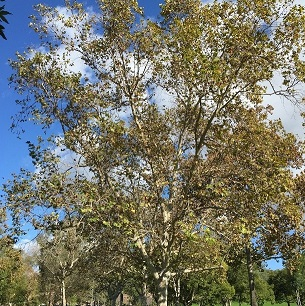
#> input picture ITEM 40-49/ITEM48 OpenCV_ImageQuality/image/cut-original-rotated-image.jpg, 305 x 306 px
$ python OpenCV_ImageQuality.py
#> lines starting #> are read from the running program, lines starting #| are printed output that depends on the picture
# -*- coding: utf-8 -*-
"""
Created on Fri Oct  9 05:27:28 2020

@author: luohenyueji
"""

import cv2
import numpy as np
import time

# ----- 时间装饰器，打印运行结果和运行时间
def usetime(func):
    def inner(*args, **kwargs):
        time_start = time.time()
        # 装饰的函数在此运行
        result = func(*args, **kwargs)
        time_run = time.time() - time_start
        # 打印结果
        print(func.__name__ + '_result is: {:.3f}'.format(result))
        # 打印运行时间
        print(func.__name__ + '_cost time is: {:.3f} s'.format(time_run))

    return inner


# ----- 均方误差 MSE
@usetime
def MSE(img1, img2):
    # 静态方法，一步到位
    # 质量结果图quality_map就是检测图像和基准图像各个像素点差值结果
    result_static, quality_map = cv2.quality.QualityMSE_compute(img1, img2)
    # 另外一种动态计算的方法，但是MSE的计算可能有问题
    # obj = cv2.quality.QualityMSE_create(img1)
    # result = obj.compute(img2)
    # quality_map = obj.getQualityMap()
    # 计算均值
    score = np.mean([i for i in result_static if (i != 0 and not np.isinf(i))])
    score = 0 if np.isnan(score) else score
    return score


# ----- 峰值信噪比 PSNR
@usetime
def PSNR(img1, img2):
    # 静态方法，一步到位
    # 质量结果图quality_map就是检测图像和基准图像各个像素点差值结果
    # maxPixelValue参数为PSNR计算公式中的MAX，即图片可能的最大像素值，通常为255
    result_static, quality_map = cv2.quality.QualityPSNR_compute(img1, img2, maxPixelValue=255)
    # 另外一种动态计算的方法
    # obj = cv2.quality.QualityPSNR_create(img1, maxPixelValue=255)
    # result = obj.compute(img2)
    # quality_map = obj.getQualityMap()
    # 计算均值
    score = np.mean([i for i in result_static if (i != 0 and not np.isinf(i))])
    return score


# ----- 梯度幅度相似性偏差 GMSD
@usetime
def GMSD(img1, img2):
    # 静态方法，一步到位
    # 质量结果图quality_map就是检测图像和基准图像各个像素点差值结果
    result_static, quality_map = cv2.quality.QualityGMSD_compute(img1, img2)
    # 另外一种动态计算的方法
    # obj = cv2.quality.QualityGMSD_create(img1)
    # result = obj.compute(img2)
    # quality_map = obj.getQualityMap()
    # 计算均值
    score = np.mean([i for i in result_static if (i != 0 and not np.isinf(i))])
    score = 0 if np.isnan(score) else score
    return score


# ----- 结构相似性 SSIM
@usetime
def SSIM(img1, img2):
    # 静态方法，一步到位
    # 质量结果图quality_map就是检测图像和基准图像各个像素点差值结果
    result_static, quality_map = cv2.quality.QualitySSIM_compute(img1, img2)
    # 另外一种动态计算的方法
    # obj = cv2.quality.QualitySSIM_create(img1)
    # result = obj.compute(img2)
    # quality_map = obj.getQualityMap()
    # 计算均值
    score = np.mean([i for i in result_static if (i != 0 and not np.isinf(i))])
    score = 0 if np.isnan(score) else score
    return score


# ----- 盲/无参考图像空间质量评估器 BRISQUE
@usetime
def BRISQUE(img):
    # path to the trained model
    model_path = "./model/brisque_model_live.yml"
    # path to range file
    range_path = "./model/brisque_range_live.yml"
    # 静态计算方法
    result_static = cv2.quality.QualityBRISQUE_compute(img, model_path, range_path)
    # # 另外一种动态计算的方法
    # obj = cv2.quality.QualityBRISQUE_create(model_path, range_path)
    # result = obj.compute(img)
    # 计算均值
    score = np.mean([i for i in result_static if (i != 0 and not np.isinf(i))])
    score = 0 if np.isnan(score) else score
    return score


def main():
    # img1为基准图像，img2为检测图像
    img1 = cv2.imread("image/cut-original-rotated-image.jpg")
#> img1 is the input picture: shape (306, 305, 3); mean B, G, R 102.9, 116.5, 115.9
    img2 = cv2.imread("image/cut-noise-version.jpg")
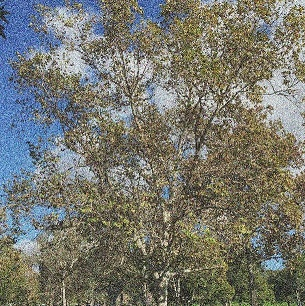
#> input picture ITEM 40-49/ITEM48 OpenCV_ImageQuality/image/cut-noise-version.jpg, 305 x 306 px
#> img2 is the input picture: shape (306, 305, 3); mean B, G, R 110.1, 119.1, 118.6
    if img1 is None or img2 is None:
        print("img empty")
        return
    # 结果越小，检测图像和基准图像的差距越小
    MSE(img1, img2)
#> in MSE, `result_static, quality_map = cv2.quality.QualityMSE_compute(img1, img2)`:
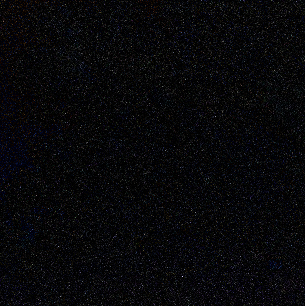
#> quality_map: shape (306, 305, 3) float32; mean B, G, R 1138.7, 905.2, 908.1; drawn with min black and max white
#> in MSE, `result_static, quality_map = cv2.quality.QualityMSE_compute(img1, img2)`: result_static = (1139.2, 905.6, 908.6, 0)
#> in MSE, `score = np.mean([i for i in result_static if (i != 0 and not np.isinf(..`: score = 984.5
#| MSE_result is: 984.486
    # 结果越小，检测图像和基准图像的差距越大
    PSNR(img1, img2)
#> in PSNR, `result_static, quality_map = cv2.quality.QualityPSNR_compute(img1, img..`: result_static = (17.56, 18.56, 18.55, inf)
#> in PSNR, `score = np.mean([i for i in result_static if (i != 0 and not np.isinf(..`: score = 18.22
#| PSNR_result is: 18.224
    # 结果为一个0到1之间的数，越大表示检测图像和基准图像的差距越大
    GMSD(img1, img2)
#> in GMSD, `result_static, quality_map = cv2.quality.QualityGMSD_compute(img1, img2)`:
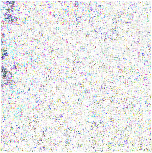
#> quality_map: shape (153, 152, 3) float32; mean B, G, R 0.914, 0.915, 0.915
#> in GMSD, `result_static, quality_map = cv2.quality.QualityGMSD_compute(img1, img2)`: result_static = (0.109, 0.115, 0.115, 0)
#> in GMSD, `score = np.mean([i for i in result_static if (i != 0 and not np.isinf(..`: score = 0.113
#| GMSD_result is: 0.113
    # 结果为一个0到1之间的数，越大表示检测图像和基准图像的差距越小
    SSIM(img1, img2)
#> in SSIM, `result_static, quality_map = cv2.quality.QualitySSIM_compute(img1, img2)`:
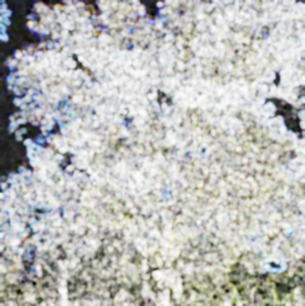
#> quality_map: shape (306, 305, 3) float32; mean B, G, R 0.683, 0.692, 0.689; drawn with min black and max white
#> in SSIM, `result_static, quality_map = cv2.quality.QualitySSIM_compute(img1, img2)`: result_static = (0.683, 0.692, 0.689, 0)
#> in SSIM, `score = np.mean([i for i in result_static if (i != 0 and not np.isinf(..`: score = 0.688
#| SSIM_result is: 0.688
    # 结果为一个0到100之间的数，越小表示检测图像质量越好
    BRISQUE(img2)
#> in BRISQUE, `result_static = cv2.quality.QualityBRISQUE_compute(img, model_path, ra..`: result_static = (73.33, 0, 0, 0)
#> in BRISQUE, `score = np.mean([i for i in result_static if (i != 0 and not np.isinf(..`: score = 73.33
#| BRISQUE_result is: 73.326

if __name__ == '__main__':
    main()
